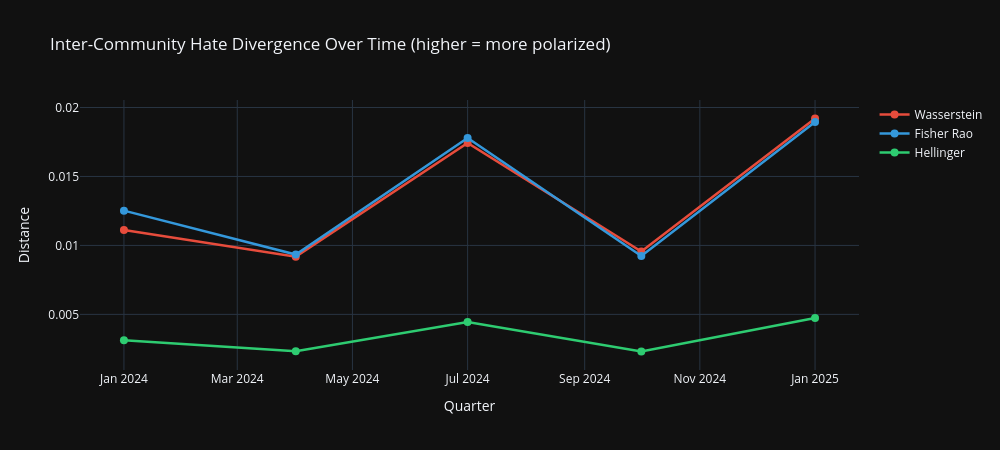

Notebook cell for this chart:
### Markdown cell above
---
## 6. Community Polarization & Cohort Divergence

Track whether political communities are **converging or diverging** in their hate patterns.

- **Cohort drift** (`cvx.cohort_drift`): How much did each community's centroid move between periods?
- **Wasserstein drift**: Optimal-transport distance between community topic distributions
- **Fisher-Rao distance**: Information-geometric distance between community hate profiles
- **Hurst exponent**: Is the hate persistent (H > 0.5) or reactive/erratic (H < 0.5)?

### Code cell
# ── 6a. Build per-community trajectories ─────────────────────────
community_daily = {}
for comm in ['pro_A', 'pro_B']:
    comm_mask = df['community'] == comm
    comm_df = df_emb[comm_mask].copy()
    comm_agg = comm_df.groupby('day')[emb_cols].mean().reset_index()
    # Correct unix timestamp computation (not from parquet column)
    comm_agg['unix_ts'] = comm_agg['day'].apply(lambda x: int(x.timestamp()))
    community_daily[comm] = comm_agg

comm_trajs = {}
for comm, agg in community_daily.items():
    traj = [(int(row['unix_ts']), [float(row[c]) for c in emb_cols])
            for _, row in agg.iterrows()]
    comm_trajs[comm] = traj
    print(f'{comm}: {len(traj)} points, ts range: '
          f'{pd.Timestamp(traj[0][0], unit="s").date()} to {pd.Timestamp(traj[-1][0], unit="s").date()}')

comm_projections = {}
for comm, traj in comm_trajs.items():
    comm_projections[comm] = cvx.project_to_anchors(traj, anchor_list, metric='cosine')

# ── 6b. Cohort drift: compare first half vs second half ──────────
mid_ts = int(pd.Timestamp('2024-10-01').timestamp())

print(f'\nCommunity drift (first half → second half, split at {pd.Timestamp(mid_ts, unit="s").date()}):')
for comm in ['pro_A', 'pro_B']:
    traj = comm_trajs[comm]
    first_half = [v for ts, v in traj if ts < mid_ts]
    second_half = [v for ts, v in traj if ts >= mid_ts]
    
    if len(first_half) < 2 or len(second_half) < 2:
        print(f'  {comm}: insufficient data (first={len(first_half)}, second={len(second_half)})')
        continue
    
    mean_first = np.mean(first_half, axis=0)
    mean_second = np.mean(second_half, axis=0)
    
    l2_drift = float(np.linalg.norm(mean_second - mean_first))
    cos_sim = float(np.dot(mean_first, mean_second) / (np.linalg.norm(mean_first) * np.linalg.norm(mean_second) + 1e-8))
    
    disp_first = float(np.mean(np.std(first_half, axis=0)))
    disp_second = float(np.mean(np.std(second_half, axis=0)))
    
    print(f'\n  {comm.upper()}:')
    print(f'    L2 drift: {l2_drift:.4f}')
    print(f'    Cosine drift: {1 - cos_sim:.4f}')
    print(f'    Dispersion: {disp_first:.4f} → {disp_second:.4f} (Δ={disp_second - disp_first:+.4f})')

# ── 6c. Hurst exponent per community ────────────────────────────
print(f'\nHurst exponent (persistence of hate discourse):')
for comm in ['pro_A', 'pro_B']:
    proj = comm_projections[comm]
    h = cvx.hurst_exponent(proj)
    persistence = 'persistent (sustained hate)' if h > 0.6 else (
        'moderate' if h > 0.45 else 'reactive (spike-driven)')
    print(f'  {comm}: H={h:.3f} — {persistence}')

# ── 6d. Wasserstein + Fisher-Rao between communities ────────────
quarters = pd.date_range(DATE_START, DATE_END, freq='QS')

print(f'\nInter-community divergence over time:')
print(f'{"Quarter":12s} {"Wasserstein":>12s} {"Fisher-Rao":>12s} {"Hellinger":>12s}')
print('-' * 52)

divergence_data = []
for q_start in quarters[:-1]:
    q_end = q_start + pd.DateOffset(months=3)
    q_start_ts = int(q_start.timestamp())
    q_end_ts = int(q_end.timestamp())

    traj_a = comm_trajs['pro_A']
    traj_b = comm_trajs['pro_B']
    proj_a = comm_projections['pro_A']
    proj_b = comm_projections['pro_B']
    
    dists_a_list = [proj_a[i][1] for i in range(len(traj_a)) if q_start_ts <= traj_a[i][0] < q_end_ts]
    dists_b_list = [proj_b[i][1] for i in range(len(traj_b)) if q_start_ts <= traj_b[i][0] < q_end_ts]

    if len(dists_a_list) < 2 or len(dists_b_list) < 2:
        continue

    dists_a = np.mean(dists_a_list, axis=0)
    dists_b = np.mean(dists_b_list, axis=0)

    dist_a = sp_softmax(1.0 - dists_a)
    dist_b = sp_softmax(1.0 - dists_b)

    w = cvx.wasserstein_drift(dist_a.tolist(), dist_b.tolist(), anchor_list, n_projections=50)
    fr = cvx.fisher_rao_distance(dist_a.tolist(), dist_b.tolist())
    hell = cvx.hellinger_distance(dist_a.tolist(), dist_b.tolist())

    q_label = f'{q_start.year}-Q{(q_start.month - 1) // 3 + 1}'
    print(f'{q_label:12s} {w:12.4f} {fr:12.4f} {hell:12.4f}')
    divergence_data.append({
        'quarter': q_start,
        'wasserstein': w, 'fisher_rao': fr, 'hellinger': hell,
    })

if divergence_data:
    df_div = pd.DataFrame(divergence_data)
    fig = go.Figure()
    for metric, color in [('wasserstein', C_FEMALE), ('fisher_rao', C_MALE), ('hellinger', C_ACCENT)]:
        fig.add_trace(go.Scatter(
            x=df_div['quarter'], y=df_div[metric],
            mode='lines+markers', line=dict(color=color, width=2.5),
            marker=dict(size=8), name=metric.replace('_', ' ').title(),
        ))
    fig.update_layout(
        title='Inter-Community Hate Divergence Over Time (higher = more polarized)',
        xaxis_title='Quarter', yaxis_title='Distance',
        height=450, width=1000, template=TEMPLATE,
    )
    fig.show()

### Figure 1 — Plotly figure (JSON) as saved in the notebook; plotly's stock layout.template omitted (floating-point values rounded to 4 significant figures)
{"data": [{"line": {"color": "#e74c3c", "width": 2.5}, "marker": {"size": 8}, "mode": "lines+markers", "name": "Wasserstein", "type": "scatter", "x": ["2024-01-01T00:00:00.000000", "2024-04-01T00:00:00.000000", "2024-07-01T00:00:00.000000", "2024-10-01T00:00:00.000000", "2025-01-01T00:00:00.000000"], "y": [0.01112, 0.009185, 0.01743, 0.009552, 0.0192]}, {"line": {"color": "#3498db", "width": 2.5}, "marker": {"size": 8}, "mode": "lines+markers", "name": "Fisher Rao", "type": "scatter", "x": ["2024-01-01T00:00:00.000000", "2024-04-01T00:00:00.000000", "2024-07-01T00:00:00.000000", "2024-10-01T00:00:00.000000", "2025-01-01T00:00:00.000000"], "y": [0.01252, 0.009336, 0.01779, 0.009232, 0.01896]}, {"line": {"color": "#2ecc71", "width": 2.5}, "marker": {"size": 8}, "mode": "lines+markers", "name": "Hellinger", "type": "scatter", "x": ["2024-01-01T00:00:00.000000", "2024-04-01T00:00:00.000000", "2024-07-01T00:00:00.000000", "2024-10-01T00:00:00.000000", "2025-01-01T00:00:00.000000"], "y": [0.00313, 0.002334, 0.004447, 0.002308, 0.004739]}], "layout": {"height": 450, "title": {"text": "Inter-Community Hate Divergence Over Time (higher = more polarized)"}, "width": 1000, "xaxis": {"title": {"text": "Quarter"}}, "yaxis": {"title": {"text": "Distance"}}}}
